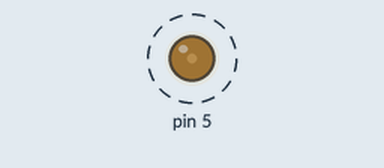
Recording of a sketch running on a simulated Arduino Uno, built with avr-gcc and run on an emulated ATmega328P. Parts: output pins drawn as LEDs (lit = HIGH). Dashed ring = blinking.

Above: at 0.05 s.
Timing chart, 0 to 4.6 s (numbered marks = the images above):
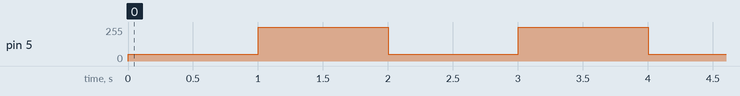

The sketch:

sketch_sep25a.ino
```cpp
void setup() {
    pinMode(5,OUTPUT);

}

void loop() {

int t=50 , y=255;
   analogWrite(5,t);
   delay(1000);
   analogWrite(5,y);
   delay(1000);

}
```

Measured:
- by itself, pin 5: alternates 255/255 for 1.0 s and 50/255 for 1.0 s
